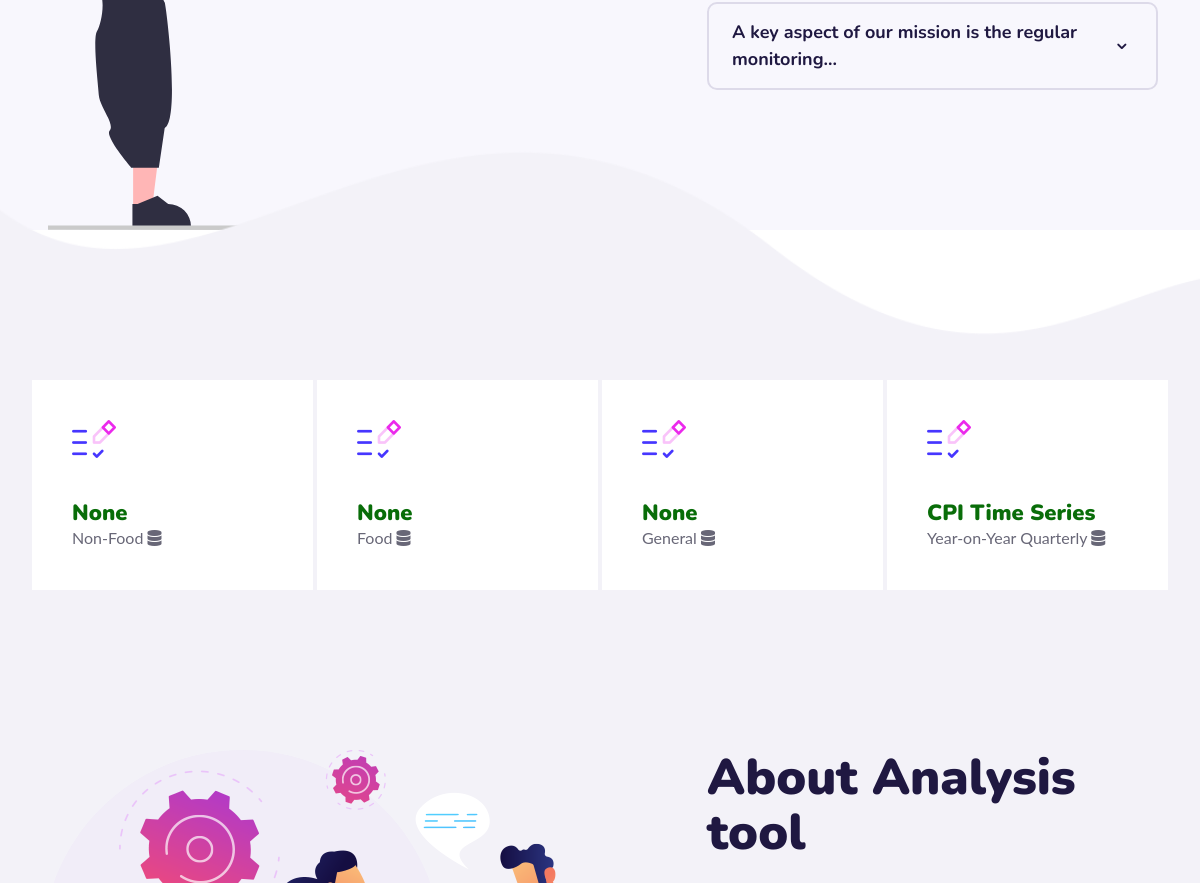
Page / (signed in, middle part) on the earlier database version.
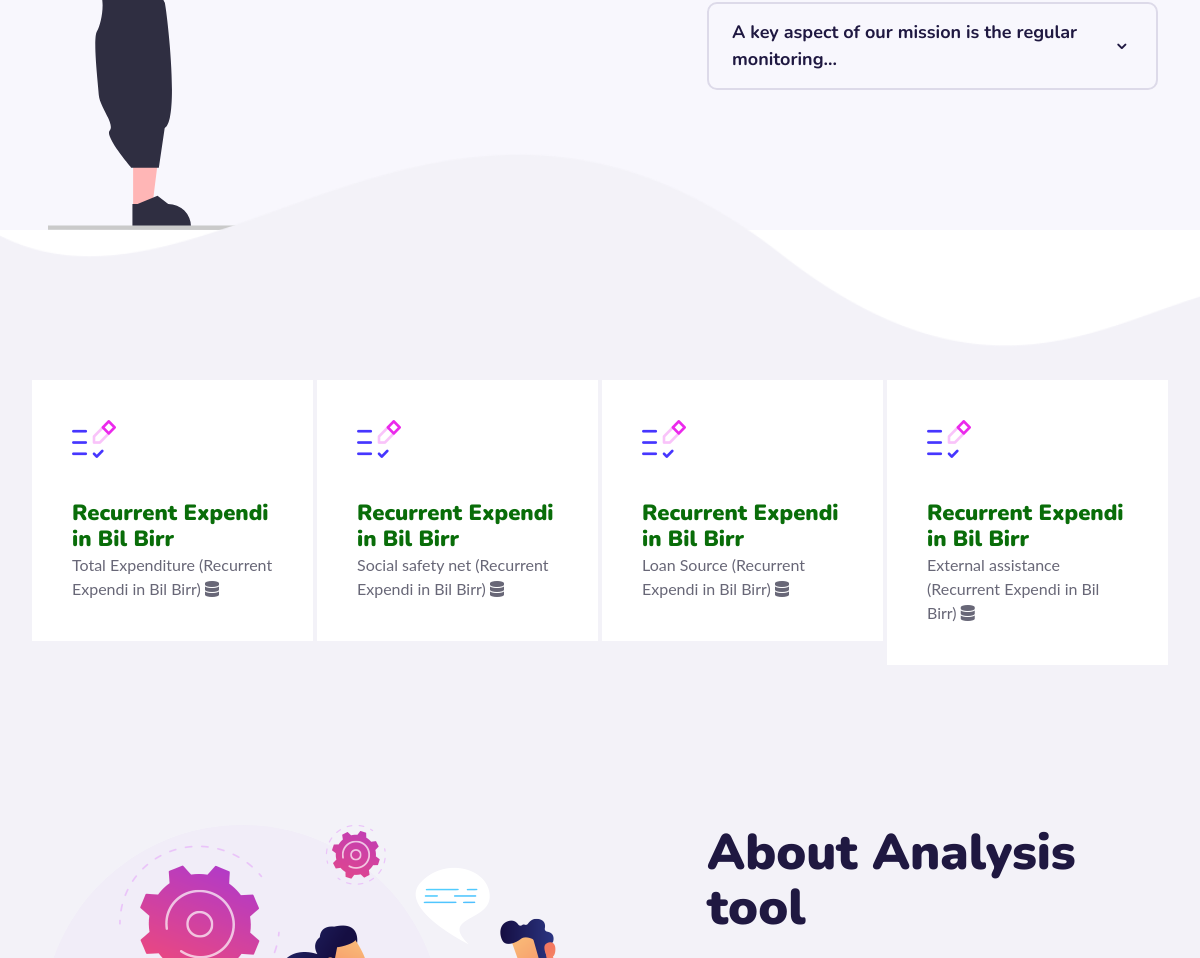
Same page on the later database version.
### TimeSeriesBase/models.py (models this page shows, shortened)
class Indicator(models.Model):
    title_ENG = models.CharField(max_length=300, unique = True )
    title_AMH = models.CharField(max_length=300 , null=True, blank=True)
    parent = models.ForeignKey('self', related_name='children', on_delete=models.CASCADE, blank=True, null=True)
    created_at = models.DateTimeField(auto_now_add=True)
    for_category = models.ForeignKey(Category, blank=True, null=True, on_delete=models.SET_NULL)
    is_deleted = models.BooleanField(default = False)
    measurement = models.ForeignKey('Measurement', blank=True, null=True, on_delete=models.CASCADE)
    type_of = models.CharField(choices=data_point_type ,max_length=60, null=True, blank=True)

class Category(models.Model):
    name_ENG = models.CharField(max_length=300, unique = True)
    name_AMH = models.CharField(max_length=300, null = True)
    topic = models.ForeignKey(Topic, null=True, blank=True, on_delete=models.SET_NULL)
    created_at = models.DateTimeField(auto_now_add=True, null=True)
    is_deleted = models.BooleanField(default=False)
    def __str__(self):
        return self.name_ENG

### UserManagement/decorators.py (the view)
    def wrapper_func(request, *args, **kwargs):
        if request.user.is_first_time:
            return  redirect('staff-change-password')
        elif request.user.is_staff and request.user.is_active:
            return view_func(request, *args, **kwargs)
        else:
             return HttpResponse('You are not authorized to access this content.')

### TimeSeriesBase/views.py (called while the page is built)
@login_required(login_url='login')
@staff_user_required
def index(request):
    Category_value = Indicator.objects.order_by('-created_at')[:4] # Replace your_attribute with the actual attribute name
    random_data = {
        'Category_value': Category_value,
    }
    return render(request,"index.html",random_data)

### TimeSeriesBase/templates/index.html (shortened to what this page needs)
{%load static%}
<html class="no-js" lang="zxx">
 {% include "includes/head.html" %}
    <body>
        <main>
            <section class="faq__area p-relative pt-135 pb-120 grey-bg-12">
                <div class="faq__thumb ml-5" data-background="{% static "assets/image/drawPresentation1.svg" %}"></div>
                <div class="container">
                    <div class="row">
                        <div class="col-xl-5 offset-xl-7 col-lg-6 offset-lg-6 col-md-7 offset-md-5">
                            <div class="faq__wrapper">
                                <div id="accordion">
                                    <div class="card wow fadeInUp" data-wow-delay=".8s">
                                        <div class="card-header" id="headingThree">
                                        <h5 class="mb-0">
                                            <button class="btn btn-link collapsed" data-toggle="collapse" data-target="#collapseThree" aria-expanded="false" aria-controls="collapseThree">
                                                A key aspect of our mission is the regular monitoring...
                                            </button>
                                        </h5>
                                        </div>
                                    </div>
                                </div>
                            </div>
                        </div>
                    </div>
                </div>
            </section>
            <section class="services__area-2 mt--120 pt-270 pb-140 p-relative" data-background="{% static "assets/img/bg/wave-bg-2.png" %}">
                <div class="container">
                    <div class="row no-gutters">
                        {%for s in Category_value %}
                        <div class="col-xl-3 col-lg-3 col-md-6 col-sm-6">
                            <div class="services__item services__item-2 mb-30 transition-3 white-bg wow fadeInUp" data-wow-delay=".2s">
                                <div class="services__icon mb-35">
                                    <img src="{% static "assets/img/icon/services/services-2.png" %}" alt="services">
                                </div>
                                <div class="services__content services__content-2">
                                    <h3><a>{{s.for_category}}</a></h3>
                                    <p>{{s.title_ENG}}
                                    <i class="fas fa-database"></i>
                                </div>
                            </div>
                        </div>
                      {% endfor %}
                                        </div>
                    <div class="about__area-2 pt-130">
                        <div class="row">
                            <div class="col-xl-7 col-lg-6">
                                <div class="about__thumb-2 p-relative m-img wow fadeInLeft" data-wow-delay=".2s">
                                    <img src="{% static "assets/img/about/about-2.png" %}" alt="">
                                </div>
                            </div>
                            <div class="col-xl-5 col-lg-6">
                                <div class="about__content">
                                    <div class="section__title section__title-3 mb-25">
                                        <h2 class="wow fadeInUp" data-wow-delay=".4s">About Analysis tool</h2>
                                    </div>
                                </div>
                            </div>
                        </div>
                    </div>
                </div>
            </section>
        </main>
    </body>
</html>

### TimeSeriesBase/templates/includes/head.html (shortened to what this page needs)
{%load static%}
<head>
  <link rel="stylesheet" href="{% static 'assets/css/bootstrap.min.css' %}">
<link
href="https://cdn.jsdelivr.net/npm/bootstrap@5.0.2/dist/css/bootstrap.min.css"
rel="stylesheet"
integrity="sha384-EVSTQN3/azprG1Anm3QDgpJLIm9Nao0Yz1ztcQTwFspd3yD65VohhpuuCOmLASjC"
crossorigin="anonymous"/>
<link rel="stylesheet" href="https://code.ionicframework.com/ionicons/2.0.1/css/ionicons.min.css">
<link rel="stylesheet" href="{% static 'assets/css/ionicons.min.css' %} ">
<link rel="stylesheet" href="https://cdn.jsdelivr.net/npm/bootstrap-icons@1.11.1/font/bootstrap-icons.css" />
<link rel="stylesheet" href="{% static 'assets/plugins/fontawesome-free/css/all.min.css'%}"/>
<link rel="stylesheet" href="{% static 'assets/plugins/datatables-bs4/css/dataTables.bootstrap4.min.css'%}"/>
<link rel="stylesheet" href="{% static 'assets/plugins/datatables-responsive/css/responsive.bootstrap4.min.css'%}"/>
<link rel="stylesheet" href="{% static 'assets/plugins/datatables-buttons/css/buttons.bootstrap4.min.css'%}"/>
<link rel="stylesheet" href="{% static 'assets/css/preloader.css' %}">
<link rel="stylesheet" href="{% static 'assets/css/slick.css' %}">
<link rel="stylesheet" href="{% static 'assets/css/meanmenu.css' %}">
<link rel="stylesheet" href="{% static 'assets/css/owl.carousel.min.css' %}">
<link rel="stylesheet" href="{% static 'assets/css/animate.min.css' %}">
<link rel="stylesheet" href="{% static 'assets/css/jquery.fancybox.min.css' %}">
<link rel="stylesheet" href="{% static 'assets/css/fontAwesome5Pro.css' %}">
<link rel="stylesheet" href="{% static 'assets/css/elegantFont.css' %}">
<link rel="stylesheet" href="{% static 'assets/css/default.css' %}">
<link rel="stylesheet" href="{% static 'assets/css/one.css' %}">
<link rel="stylesheet" href="{% static 'assets/css/datapage.css' %}">
</head>

### TimeSeriesBase/templates/includes/navbar.html (shortened to what this page needs)
{%load static%}

### TimeSeriesBase/templates/includes/footer.html (shortened to what this page needs)
{%load static%}

### TimeSeriesBase/templates/includes/footer_js.html (shortened to what this page needs)
{%load static%}

### static/assets/css/default.css (style rules this page uses)
.mb-25 { margin-bottom: 25px }
.mb-30 { margin-bottom: 30px }
.mb-35 { margin-bottom: 35px }
.ml-5 { margin-left: 5px }
.pt-130 { padding-top: 130px }
.pt-135 { padding-top: 135px }
.pb-120 { padding-bottom: 120px }
.pb-140 { padding-bottom: 140px }

### static/assets/css/datapage.css (style rules this page uses)
.card { background-color: white; margin: auto; }
* { -webkit-box-sizing: border-box; -ms-box-sizing: border-box; box-sizing: border-box; }

### TimeSeriesBase/templates/includes/head.html (style rules this page uses)
* { text-decoration: none !important; }

Differences in the rows shown:
no longer on this page (row edited): Indicator: for_category "None", title_ENG "Non-Food"
no longer on this page (row edited): Indicator: for_category "None", title_ENG "Food"
no longer on this page (row edited): Indicator: for_category "None", title_ENG "General"
no longer on this page (row edited): Indicator: for_category "CPI Time Series", title_ENG "Year-on-Year Quarterly"
added Indicator: for_category "Recurrent Expendi in Bil Birr", title_ENG "Total Expenditure (Recurrent Expendi in Bil Birr)"
added Indicator: for_category "Recurrent Expendi in Bil Birr", title_ENG "Social safety net (Recurrent Expendi in Bil Birr)"
added Indicator: for_category "Recurrent Expendi in Bil Birr", title_ENG "Loan Source (Recurrent Expendi in Bil Birr)"
added Indicator: for_category "Recurrent Expendi in Bil Birr", title_ENG "External assistance (Recurrent Expendi in Bil Birr)"
